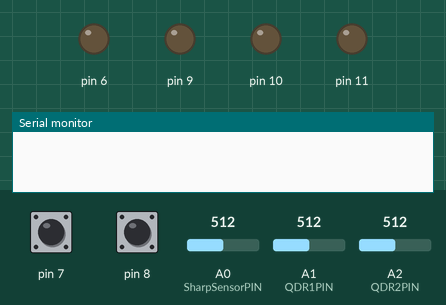
Recording of a sketch running on a simulated Arduino Uno, built with avr-gcc and run on an emulated ATmega328P. Parts: output pins drawn as LEDs (lit = HIGH), the last lines printed to the serial monitor. The test bench sets the inputs (shaded band); at power-on: pin 8 HIGH, pin 7 HIGH, A0 (SharpSensorPIN) = 512, A1 (QDR1PIN) = 512, A2 (QDR2PIN) = 512.

Above: at 1.2 s.
1.3 s: pin 8 pulled LOW for 0.15 s
At 1.37 s:
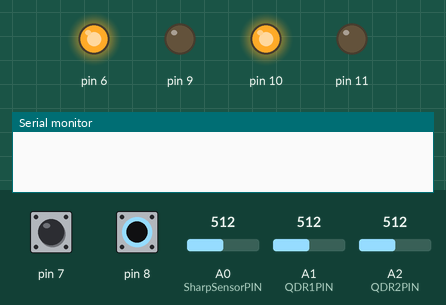
2.9 s: pin 7 pulled LOW for 0.15 s
4.5 s: pin 8 pulled LOW for 3.2 s
At 8.9 s:
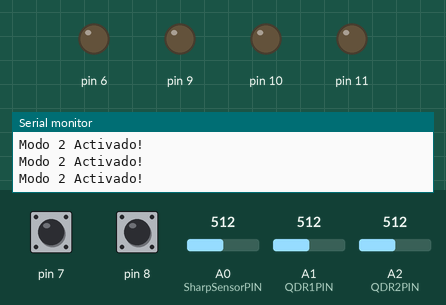
9.2 s: pin 7 driven LOW and pin 8 driven LOW
12.2 s: pin 7 driven HIGH
At 12.7 s:
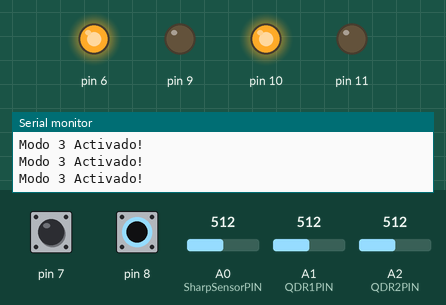
13.7 s: pin 7 driven LOW
Timing chart, 0 to 16.7 s (numbered marks = the images above; inputs shaded):
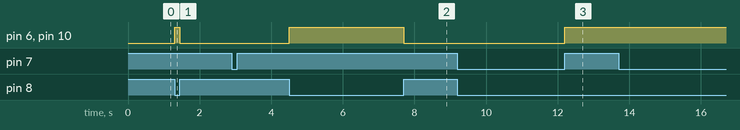

The sketch:

SumobotTEC.ino
```cpp
// C++ code
// Imad Jared Cabrera Trejo RawSumoBot template
// Feel free to change this code as you wish or just use it for reference :)

//SharpDistanceSensorPIN on A0
const int SharpSensorPIN = A0;

// InfraRed sensors on chasis, A1, A0
const int QDR1PIN = A1;
const int QDR2PIN = A2;

//DipSwitch single objects
int buttonD7;
int buttonD8;

//Infrared single objects
int QDR1;
int QDR2;

//Main dipSitch
int dipSwitch[2];

//All posible combinations off dipSwitch button states, customize the names as you wish
enum SumoModes {
    Mode1,
    Mode2,
    Mode3,
    OFF
};
//If you change a name of SumoModes list, change it in all the implementations, otherwise an error will occur

//Track the current dipswitch mode
SumoModes currentMode;

//Initialize sharp distance in cm to later update in main loop
int distanceSharp;

void setup()
{

  //Sumo setup
  Serial.begin(9600);

  pinMode(7, INPUT_PULLUP);
  pinMode(8, INPUT_PULLUP);

  for(int i = 9; i <= 11; i++){
  pinMode(i, OUTPUT);
  delay(10);
  }

  pinMode(6, OUTPUT);

}

//Converts sharp raw values to centimeters
int toCentimeters(int rawValue){
  float voltage = rawValue * 0.0048828125;
  int distance = 13 * pow(voltage, -1);
  return distance;
}

//Generic function to move the sumo motors
void move(double m1, double m2, double m3, double m4){
  analogWrite(11, m1);
  analogWrite(10, m2);
  analogWrite(6, m3);
  analogWrite(9, m4);
}

//Stops
void sumoStop(){
  move(0,0,0,0);
}

//Goes back, change the order in the numbers based on your directions of the motors.
//Values go from 0 to 255
void sumoback(int value){
  move(value, 0, 0, value);
}

//Turns right, change the order in the numbers based on your directions of the motors
//Values go from 0 to 255
void sumoTurnRight(int value){
  move(0, value, 0, value);
}

//Turns left, change the order in the numbers based on your directions of the motors
//Values go from 0 to 255
void sumoTurnLeft(int value){
  move(value, 0, value, 0);
}

//Goes forward, change the order in the numbers based on your directions of the motors
//Values go from 0 to 255
void sumoForward(int value){
  move(0, value , value , 0);

}

//Called on main loop
void updateDipSwitch(){
  //update individual dipswitch ports
  buttonD7 = digitalRead(7);
  buttonD8 = digitalRead(8);

  //Stores the dipSwitchValues
  dipSwitch[0] = !buttonD7;
  dipSwitch[1] = !buttonD8;

  //Handle dipSwitch sumoBot combinations
  if(dipSwitch[0] == 0 && dipSwitch[1] == 1){
    currentMode = Mode1;
  }
  else if(dipSwitch[0] == 1 && dipSwitch[1] == 0){
    currentMode = Mode2;
  }
  else if(dipSwitch[0] == 1 && dipSwitch[1] == 1){
    currentMode = Mode3;
  }
  else{
    currentMode = OFF;
  }
}

//Called on main loop
void updateSensors(){
  //Converts the rawRead values into centimeters
  distanceSharp = toCentimeters(analogRead(SharpSensorPIN));

  //Get infrared sensors values
  QDR1 = analogRead(QDR1PIN);
  QDR2 = analogRead(QDR2PIN);

}

//Check if the distance is valid (Sharp sensor can only read from 0 to 30 centimeters)
boolean validSharpRead(){
  return distanceSharp >= 0 && distanceSharp <= 30;
}

//If any of the Infrared sensors are below x tolerance (700 for us),
// we consider we are touching the white line, change for x to your own robot
boolean outOfDojo(){
  return  QDR1 < 700 || QDR2 < 700;
}


//Called on main loop
void sumoBotActions(){
  //For DipSwitchButton 1 is the sencond number of the array
  //0,1 = DipSwitchButton 1 on, DipswitchButton 2 off
  //Here implement your sumoActions!
  switch(currentMode){
    case Mode1: // [0,1]

      //Replace it with your own actions, here is an example Implementation:
      sumoForward(255); //moves the sumo at max Speed

      break;
    case Mode2: // [1,0]
      //Here goes an action!
      Serial.println("Modo 2 Activado!");

      break;
    case Mode3: // [1,1]
      //Here goes an action!
      Serial.println("Modo 3 Activado!");

      break;
    case OFF: //[0,0] Both Switches off, stop sumo
      sumoStop();
      break;

  }
}

void loop()
{

  //Update All functions:
  updateSensors(); //updates sensors
  updateDipSwitch(); //updates and handle the dipswitch state
  sumoBotActions(); //Update the sumobot actions

}
```

Measured:
- after the input at 1.3 s, pin 6, pin 10: LOW → HIGH at once, → LOW 0.15 s later
- after the input at 4.5 s, pin 6, pin 10: LOW → HIGH at once, → LOW 3.2 s later
- after the input at 12.2 s, pin 6, pin 10: LOW → HIGH at once
